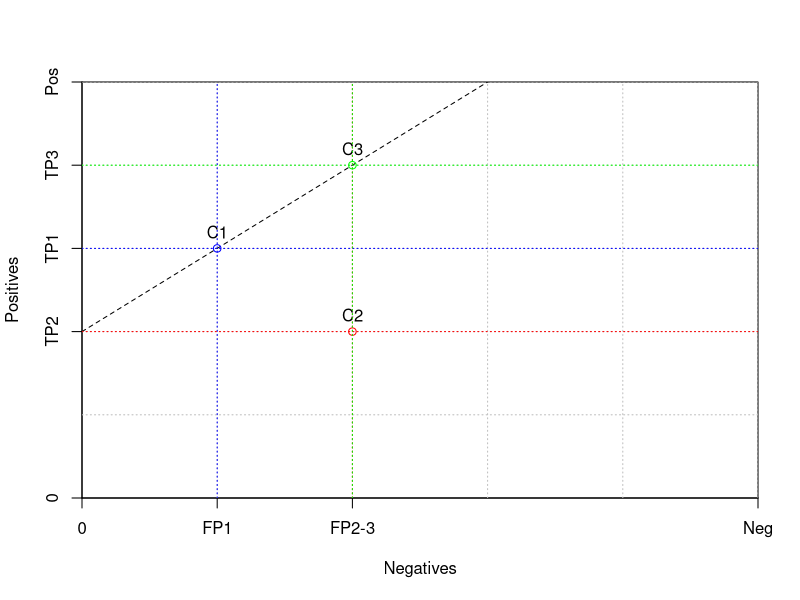

Source code (R):
## ---- chunk 1
#| echo: false

h <- 50 # height of plot
w <- 50 # width of plot
# w <- 360 # width of plot
grid.step <- 10

TP1 <- 30
FP1 <- 10
TP2 <- 20
FP2 <- 20
TP3 <- 40
FP3 <- 20

# print to a file
# pdf(height = h, width = w, file = "coverage-left.pdf")
# windows(height = h, width = w)

plot( c(0,w), c(0,h),  
     xaxs = "i",yaxs = "i",
     xaxt = 'n', yaxt = 'n',
     type = "n",
     xlab = "Negatives", ylab = "Positives")

# draw axes
axis(2,c(0,TP2,TP1,TP3,h),labels=c('0','TP2','TP1','TP3','Pos'))
axis(1,c(0,FP1,FP2,w),labels=c('0','FP1','FP2-3','Neg'))

# add a grid
# grid seems to be buggy
#grid (nx = w/grid.step, ny = h/grid.step)
gx <- grid.step
while (gx <= w) {
  abline(v = gx, col="gray", lty="dotted")
  gx <- gx + grid.step
}
gy <- grid.step
while (gy <= h) {
  abline(h = gy, col="gray", lty="dotted")
  gy <- gy + grid.step
}

# draw isometric
abline(c(TP2,h/w),lty=2)

# draw points
col1 <- "blue"
points( FP1, TP1, col=col1, type="o")
text( FP1, TP1, "C1", pos=3)
abline(h=TP1, v=FP1, col=col1, lty="dotted")

col2 <- "red"
points( FP2, TP2, col=col2, type="o")
text( FP2, TP2, "C2", pos=3)
abline(h=TP2, v=FP2, col=col2, lty="dotted")

col3 <- "green"
points( FP3, TP3, col=col3, type="o")
text( FP3, TP3, "C3", pos=3)
abline(h=TP3, v=FP3, col=col3, lty="dotted")


# close file
# dev.off()
